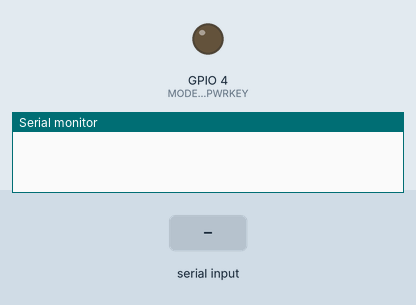
Simulated run of this sketch. Board: ESP32. Parts: output pins drawn as LEDs (lit = HIGH), the last lines printed to the serial monitor. Inputs (shaded band) come from the test bench.

Above: at 0.0 s.
At 9.3 s:
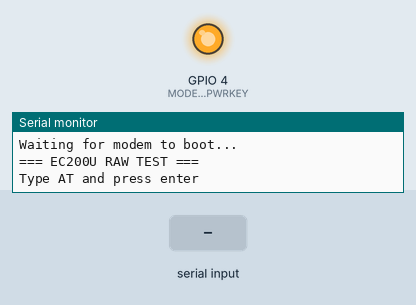
9.4 s: "1" received over the second serial link
Timing chart, 0 to 12.4 s (numbered marks = the images above; inputs shaded):
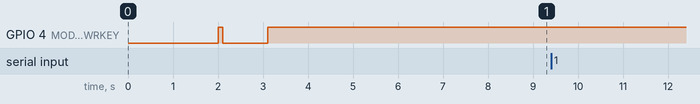

The sketch:

gsm_test.ino
```cpp
#define MODEM_TX_PIN 6      // ESP32 pin wired to modem's TX -> ESP32 receives here
#define MODEM_RX_PIN 7      // ESP32 pin wired to modem's RX -> ESP32 sends here
#define MODEM_PWRKEY 4

HardwareSerial modem(1);

void setup() {
  Serial.begin(115200);
  delay(2000);

  pinMode(MODEM_PWRKEY, OUTPUT);
  digitalWrite(MODEM_PWRKEY, HIGH);
  delay(100);
  digitalWrite(MODEM_PWRKEY, LOW);
  delay(1000);
  digitalWrite(MODEM_PWRKEY, HIGH);

  Serial.println("Waiting for modem to boot...");
  delay(5000);

  // HardwareSerial.begin(baud, config, RX_pin, TX_pin)
  modem.begin(115200, SERIAL_8N1, MODEM_TX_PIN, MODEM_RX_PIN);
  Serial.println("=== EC200U RAW TEST ===");
  Serial.println("Type AT and press enter");
}

void loop() {
  while (modem.available()) Serial.write(modem.read());
  while (Serial.available()) modem.write(Serial.read());
}
```
